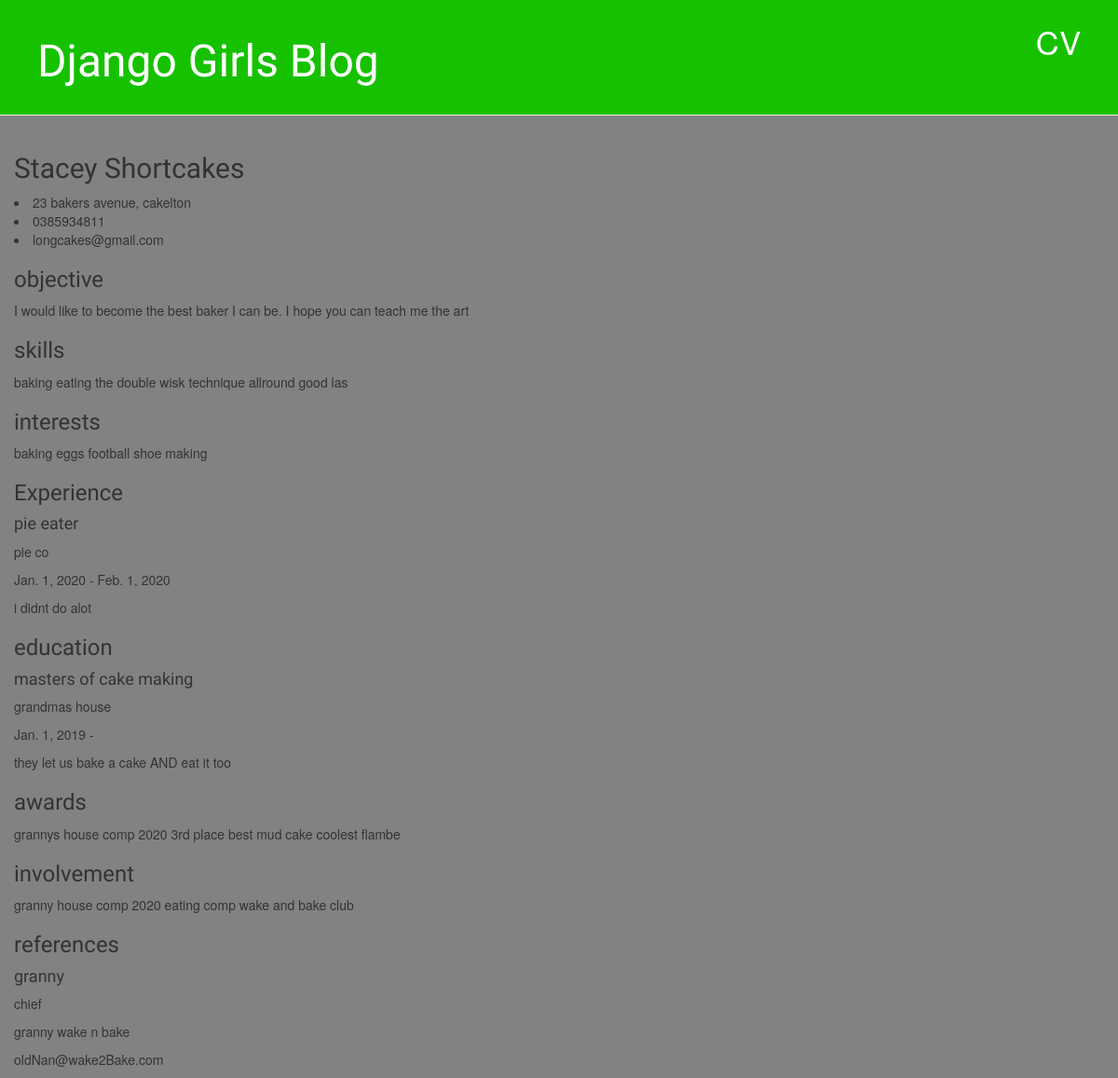
Page /cv/6/ on the committed database.
### blog/models.py (models this page shows, shortened)
class CV(models.Model):
    username = models.ForeignKey(settings.AUTH_USER_MODEL, on_delete=models.CASCADE, default=0)
    name = models.CharField(max_length = 100)
    address = models.CharField(max_length = 500)
    phone_number= models.CharField(max_length= 20)
    email = models.EmailField() #change not tested
    objective = models.TextField()
    skills = models.TextField()
    interests  = models.TextField()
    awards = models.TextField()
    involvement = models.TextField()
    job_title = models.CharField(max_length= 100)
    company = models.CharField(max_length= 100)
    start_year = models.DateField(blank=True, null=True)
    end_year = models.DateField(blank=True, null=True)
    job_description = models.TextField()
    program = models.CharField(max_length= 200)
    insitution = models.CharField(max_length= 100)
    start_year_ed = models.DateField(blank=True, null=True)
    end_year_ed = models.DateField(blank=True, null=True)
    education_description = models.TextField()
    ref_name = models.CharField(max_length=100)
    ref_position = models.CharField(max_length=100)
    ref_company = models.CharField(max_length=100)
    ref_contact = models.CharField(max_length=100)

### blog/views.py (the view)
# urls.py: path('cv/<int:pk>/', views.cv_detail, name='cv_detail'),
def cv_detail(request, pk):
    cv = get_object_or_404(CV, pk=pk)
    return render(request, 'blog/cv_detail.html',{'cv': cv})

### blog/templates/blog/cv_detail.html
{% extends 'blog/base.html' %}
{% block content %}
<h2>{{cv.name}}</h2>
<div class="personal_details">
    <li>{{cv.address}}</li>
    <li>{{cv.phone_number}}</li>
    <li>{{cv.email}}</li>
</div>
<div class="professional_details">
    <h3>objective</h3>
    <p>{{cv.objective}}</p>
    <h3>skills</h3>
    <p>{{cv.skills}}</p>
    <h3>interests</h3>
    <p>{{cv.interests}}</p>
</div>
<div class="experience">
    <h3>Experience</h3>
    <h4>{{cv.job_title}}</h4>
    <p>{{cv.company}}</p>
    <p>{{cv.start_year}} - {{cv.end_year}}</p>
    <p>{{cv.job_description}}</p>
</div>
<div class="education">
    <h3>education</h3>
    <h4>{{cv.program}}</h4>
    <p>{{cv.insitution}}</p>
    <p>{{cv.start_year_ed}} - {{cv.education.end_year_ed}}</p>
    <p>{{cv.education_description}}</p>
</div>
<div class="lists">
    <h3>awards</h3>
    <p>{{cv.awards}}</p>
    <h3>involvement</h3>
    <p>{{cv.involvement}}</p>
</div>
<div class="references">
    <h3>references</h3>
    <h4>{{cv.ref_name}}</h4>
    <p>{{cv.ref_position}}</p>
    <p>{{cv.ref_company}}</p>
    <p>{{cv.ref_contact}}</p>
</div>
{% endblock %}

### blog/templates/blog/base.html (shortened to what this page needs)
{% load static %}
<html>
    <head>
        <link rel="stylesheet" href="//maxcdn.bootstrapcdn.com/bootstrap/3.2.0/css/bootstrap.min.css">
        <link rel="stylesheet" href="//maxcdn.bootstrapcdn.com/bootstrap/3.2.0/css/bootstrap-theme.min.css">
        <link rel="stylesheet" href="{% static 'css/blog.css' %}">
    </head>
    <body>
        <body>
            <div class="page-header">
                <a href="{% url 'cv' %}" class="top-menu">CV</a>
                <h1><a href="/">Django Girls Blog</a></h1>
            </div>
            <div class="content container-fluid">
                <div class="row">
                    <div class="col-xs-12">
                    {% block content %}
                    {% endblock %}
                    </div>
                </div>
            </div>
        </body>
    </body>
</html>

### blog/static/css/blog.css (style rules this page uses)
.page-header { background-color: #16c200; margin-top: 0; padding: 20px 20px 20px 40px; }
.page-header h1, .page-header h1 a, .page-header h1 a:visited, .page-header h1 a:active { color: #ffffff; font-size: 36pt; text-decoration: none; }
h1, h2, h3, h4 { font-family: 'Lobster', cursive; }
.top-menu, .top-menu:hover, .top-menu:visited { color: #ffffff; float: right; font-size: 26pt; margin-right: 20px; }
body { background-color: #828282; }

### rows in the picture
CV: name "Stacey Shortcakes", address "23 bakers avenue, cakelton", phone_number "0385934811", email "longcakes@gmail.com", objective "I would like to become the best baker I can be. I hope you can teach me the art", skills "baking eating the double wisk technique allround good las", interests "baking eggs football shoe making", job_title "pie eater", company "pie co", start_year "Jan. 1, 2020", end_year "Feb. 1, 2020", job_description "i didnt do alot", program "masters of cake making", insitution "grandmas house", start_year_ed "Jan. 1, 2019", education_description "they let us bake a cake AND eat it too", awards "grannys house comp 2020 3rd place best mud cake coolest flambe", involvement "granny house comp 2020 eating comp wake and bake club", ref_name "granny", ref_position "chief", ref_company "granny wake n bake", ref_contact "oldNan@wake2Bake.com"
